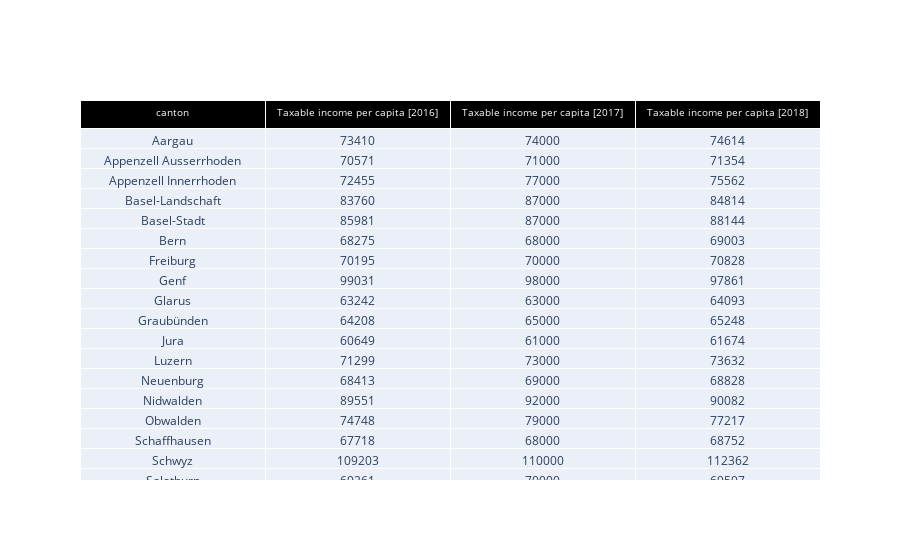

The cell this chart's notebook holds for it:
### Code cell
fig = go.Figure(data=[go.Table(
    header = dict(
        values=['canton','Taxable income per capita [2016]','Taxable income per capita [2017]','Taxable income per capita [2018]'],
        line_color='white',fill_color='black',
        align='center',font=dict(color='white',size=10)
    ),
    cells=dict(
        values= [ cantons,tax_2016,tax_2017, tax_2018
                ])
)
                     ])

fig.show()

### Figure 1 — Plotly figure (JSON) as saved in the notebook; plotly's stock layout.template omitted (floating-point values rounded to 4 significant figures)
{"data": [{"cells": {"values": [["Aargau", "Appenzell Ausserrhoden", "Appenzell Innerrhoden", "Basel-Landschaft", "Basel-Stadt", "Bern", "Freiburg", "Genf", "Glarus", "Graubünden", "Jura", "Luzern", "Neuenburg", "Nidwalden", "Obwalden", "Schaffhausen", "Schwyz", "Solothurn", "St. Gallen", "Tessin", "Thurgau", "Uri", "Waadt", "Wallis", "Zug", "Zürich"], [73410, 70571, 72455, 83760, 85981, 68275, 70195, 99031, 63242, 64208, 60649, 71299, 68413, 89551, 74748, 67718, 109203, 69261, 66563, 73171, 70008, 63897, 84797, 59272, 118269, 86827], [74000, 71000, 77000, 87000, 87000, 68000, 70000, 98000, 63000, 65000, 61000, 73000, 69000, 92000, 79000, 68000, 110000, 70000, 67000, 74000, 71000, 65000, 85000, 59000, 122000, 88000], [74614, 71354, 75562, 84814, 88144, 69003, 70828, 97861, 64093, 65248, 61674, 73632, 68828, 90082, 77217, 68752, 112362, 69597, 67575, 74048, 71372, 65327, 85438, 60188, 126894, 88633]]}, "header": {"align": "center", "fill": {"color": "black"}, "font": {"color": "white", "size": 10}, "line": {"color": "white"}, "values": ["canton", "Taxable income per capita [2016]", "Taxable income per capita [2017]", "Taxable income per capita [2018]"]}, "type": "table"}], "layout": {"autosize": true}}
